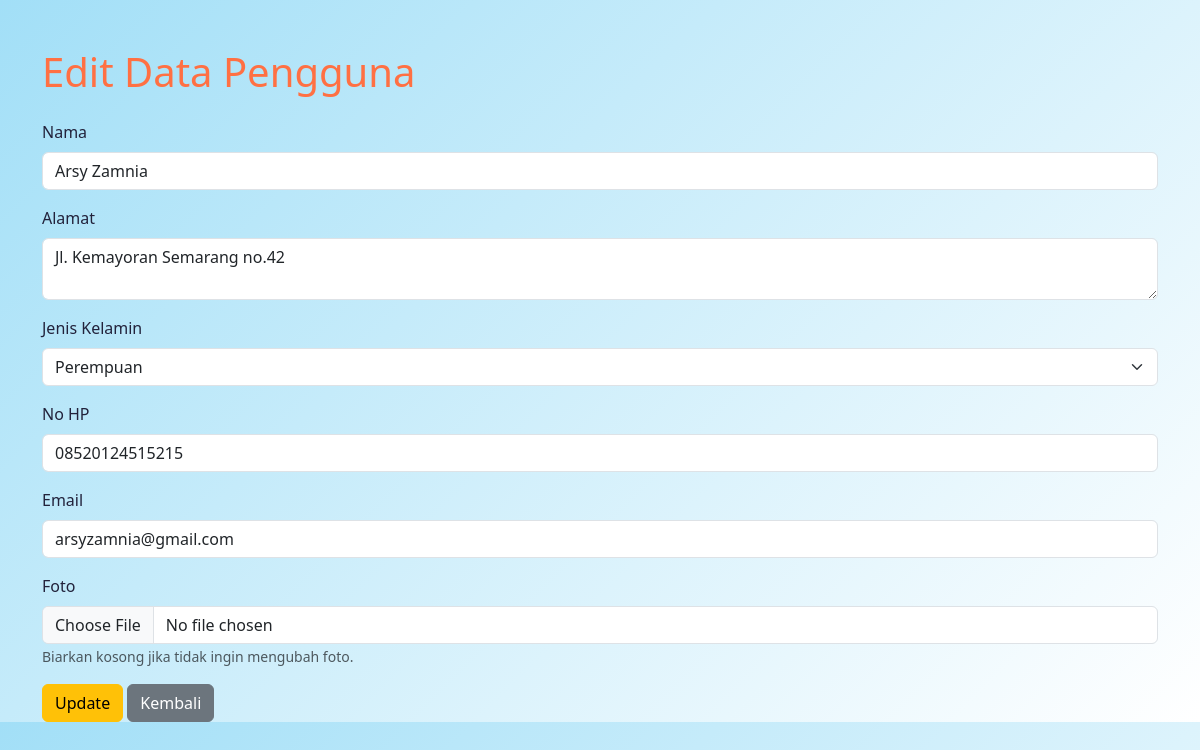
The app's page /update-data.php?id=10 with its own data.
### tables this page shows
CREATE TABLE `tb_users` (
  `id` int(11) NOT NULL,
  `nama` varchar(100) NOT NULL,
  `alamat` text DEFAULT NULL,
  `jenis_kelamin` enum('Laki-Laki','Perempuan') NOT NULL,
  `nohp` varchar(15) DEFAULT NULL,
  `email` varchar(100) DEFAULT NULL,
  `foto` varchar(255) DEFAULT NULL,
  `waktu_buat` timestamp NOT NULL DEFAULT current_timestamp(),
  `waktu_edit` timestamp NOT NULL DEFAULT current_timestamp() ON UPDATE current_timestamp()
);

### proses.php (called while the page is built, shortened)
<?php
include_once 'database.php';
class User {
    private $conn;
    public function __construct() {
        $database = new Database();
        $this->conn = $database->getConnection();
    }
    public function getDataById($id) {
        $query = "SELECT * FROM tb_users WHERE id = :id";
        $stmt = $this->conn->prepare($query);
        $stmt->bindParam(':id', $id);
        $stmt->execute();
        return $stmt->fetch(PDO::FETCH_ASSOC);
    }
}
?>

### database.php (called while the page is built, shortened)
<?php
class Database {
    private $host = "localhost";
    private $db_name = "db_php_0035";
    private $username = "root";
    private $password = "";
    public function getConnection() {
        $this->conn = null;
        try {
            $this->conn = new PDO("mysql:host=" . $this->host . ";dbname=" . $this->db_name, $this->username, $this->password);
            $this->conn->setAttribute(PDO::ATTR_ERRMODE, PDO::ERRMODE_EXCEPTION);
        } catch(PDOException $exception) {
            echo "Connection error: " . $exception->getMessage();
        }
        return $this->conn;
    }
}
?>

### update-data.php (the view, shortened to what this page needs)
<?php
include_once 'proses.php';
$user = new User();
if (isset($_GET['id'])) {
    $id = $_GET['id'];
    $data = $user->getDataById($id);
}
?>
<!DOCTYPE html>
<html lang="en">
<head>
    <link href="https://cdn.jsdelivr.net/npm/bootstrap@5.3.3/dist/css/bootstrap.min.css" rel="stylesheet">
</head>
<body>
    <div class="container mt-5">
        <h1 class="mb-4">Edit Data Pengguna</h1>
        <form action="" method="POST" enctype="multipart/form-data">
            <div class="mb-3">
                <label for="nama" class="form-label">Nama</label>
                <input type="text" class="form-control" id="nama" name="nama" value="<?= htmlspecialchars($data['nama']); ?>" required>
            </div>
            <div class="mb-3">
                <label for="alamat" class="form-label">Alamat</label>
                <textarea class="form-control" id="alamat" name="alamat" required><?= htmlspecialchars($data['alamat']); ?></textarea>
            </div>
            <div class="mb-3">
                <label for="jenis_kelamin" class="form-label">Jenis Kelamin</label>
                <select class="form-select" id="jenis_kelamin" name="jenis_kelamin" required>
                    <option value="Perempuan" <?= $data['jenis_kelamin'] == 'Perempuan' ? 'selected' : ''; ?>>Perempuan</option>
                </select>
            </div>
            <div class="mb-3">
                <label for="nohp" class="form-label">No HP</label>
                <input type="text" class="form-control" id="nohp" name="nohp" value="<?= htmlspecialchars($data['nohp']); ?>" required>
            </div>
            <div class="mb-3">
                <label for="email" class="form-label">Email</label>
                <input type="email" class="form-control" id="email" name="email" value="<?= htmlspecialchars($data['email']); ?>" required>
            </div>
            <div class="mb-3">
                <label for="foto" class="form-label">Foto</label>
                <input type="file" class="form-control" id="foto" name="foto" accept="image/*">
                <small class="form-text text-muted">Biarkan kosong jika tidak ingin mengubah foto.</small>
            </div>
            <button type="submit" class="btn btn-warning">Update</button>
            <a href="index.php" class="btn btn-secondary">Kembali</a>
        </form>
    </div>
</body>
</html>

### update-data.php (style rules this page uses)
body { background: linear-gradient(135deg, #a2dff7, #ffffff); color: #22223b; }
h1 { color: #ff7043; }

### records on screen
tb_users: nama "Arsy Zamnia", alamat "Jl. Kemayoran Semarang no.42", jenis_kelamin "Perempuan", nohp "08520124515215", email "arsyzamnia@gmail.com"
